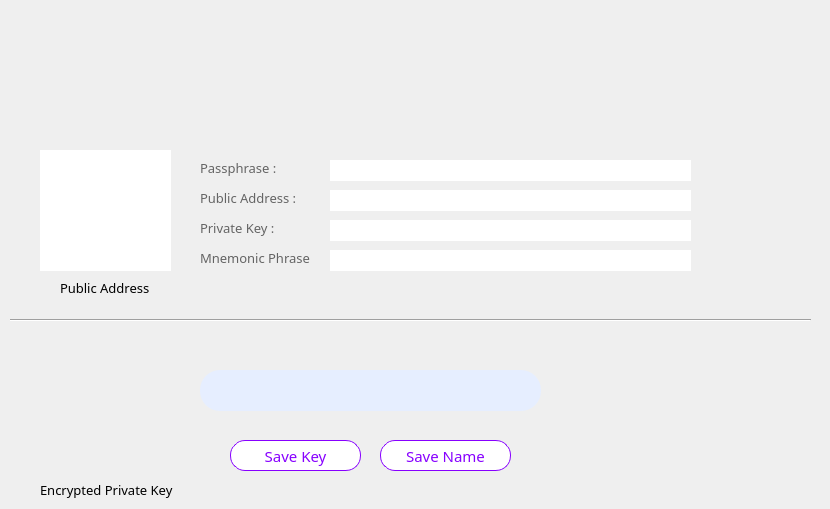
     <widget class="QWidget" name="page_7">
      <widget class="QLabel" name="label_9">
       <property name="geometry">
        <rect>
         <x>0</x>
         <y>20</y>
         <width>821</width>
         <height>101</height>
        </rect>
       </property>
       <property name="text">
        <string/>
       </property>
       <property name="pixmap">
        <pixmap resource="pic.qrc">:/pic/warningSave.png</pixmap>
       </property>
       <property name="scaledContents">
        <bool>true</bool>
       </property>
      </widget>
      <widget class="QPushButton" name="pushButton_39">
       <property name="geometry">
        <rect>
         <x>700</x>
         <y>190</y>
         <width>41</width>
         <height>31</height>
        </rect>
       </property>
       <property name="cursor">
        <cursorShape>PointingHandCursor</cursorShape>
       </property>
       <property name="focusPolicy">
        <enum>Qt::NoFocus</enum>
       </property>
       <property name="autoFillBackground">
        <bool>false</bool>
       </property>
       <property name="styleSheet">
        <string notr="true">border:0px;</string>
       </property>
       <property name="text">
        <string/>
       </property>
       <property name="icon">
        <iconset resource="pic.qrc">
         <normaloff>:/pic/purplecopy.png</normaloff>:/pic/purplecopy.png</iconset>
       </property>
       <property name="iconSize">
        <size>
         <width>77</width>
         <height>77</height>
        </size>
       </property>
       <property name="autoDefault">
        <bool>false</bool>
       </property>
       <property name="flat">
        <bool>true</bool>
       </property>
      </widget>
      <widget class="QPushButton" name="pushButton_40">
       <property name="geometry">
        <rect>
         <x>700</x>
         <y>220</y>
         <width>41</width>
         <height>31</height>
        </rect>
       </property>
       <property name="cursor">
        <cursorShape>PointingHandCursor</cursorShape>
       </property>
       <property name="focusPolicy">
        <enum>Qt::NoFocus</enum>
       </property>
       <property name="autoFillBackground">
        <bool>false</bool>
       </property>
       <property name="styleSheet">
        <string notr="true">border:0px;</string>
       </property>
       <property name="text">
        <string/>
       </property>
       <property name="icon">
        <iconset resource="pic.qrc">
         <normaloff>:/pic/08.png</normaloff>:/pic/08.png</iconset>
       </property>
       <property name="iconSize">
        <size>
         <width>28</width>
         <height>28</height>
        </size>
       </property>
       <property name="flat">
        <bool>true</bool>
       </property>
      </widget>
      <widget class="QPushButton" name="pushButton_41">
       <property name="geometry">
        <rect>
         <x>700</x>
         <y>160</y>
         <width>41</width>
         <height>31</height>
        </rect>
       </property>
       <property name="cursor">
        <cursorShape>PointingHandCursor</cursorShape>
       </property>
       <property name="focusPolicy">
        <enum>Qt::NoFocus</enum>
       </property>
       <property name="autoFillBackground">
        <bool>false</bool>
       </property>
       <property name="styleSheet">
        <string notr="true">border:0px;</string>
       </property>
       <property name="text">
        <string/>
       </property>
       <property name="icon">
        <iconset resource="pic.qrc">
         <normaloff>:/pic/08.png</normaloff>:/pic/08.png</iconset>
       </property>
       <property name="iconSize">
        <size>
         <width>28</width>
         <height>28</height>
        </size>
       </property>
       <property name="flat">
        <bool>true</bool>
       </property>
      </widget>
      <widget class="QPushButton" name="pushButton_42">
       <property name="geometry">
        <rect>
         <x>700</x>
         <y>250</y>
         <width>41</width>
         <height>31</height>
        </rect>
       </property>
       <property name="cursor">
        <cursorShape>PointingHandCursor</cursorShape>
       </property>
       <property name="focusPolicy">
        <enum>Qt::NoFocus</enum>
       </property>
       <property name="autoFillBackground">
        <bool>false</bool>
       </property>
       <property name="styleSheet">
        <string notr="true">border:0px;</string>
       </property>
       <property name="text">
        <string/>
       </property>
       <property name="icon">
        <iconset resource="pic.qrc">
         <normaloff>:/pic/purplecopy.png</normaloff>:/pic/purplecopy.png</iconset>
       </property>
       <property name="iconSize">
        <size>
         <width>77</width>
         <height>77</height>
        </size>
       </property>
       <property name="autoDefault">
        <bool>false</bool>
       </property>
       <property name="flat">
        <bool>true</bool>
       </property>
      </widget>
      <widget class="Line" name="line_50">
       <property name="geometry">
        <rect>
         <x>10</x>
         <y>310</y>
         <width>801</width>
         <height>20</height>
        </rect>
       </property>
       <property name="orientation">
        <enum>Qt::Horizontal</enum>
       </property>
      </widget>
      <widget class="QLabel" name="label_10">
       <property name="geometry">
        <rect>
         <x>40</x>
         <y>150</y>
         <width>131</width>
         <height>121</height>
        </rect>
       </property>
       <property name="styleSheet">
        <string notr="true">background-color: rgb(255, 255, 255);</string>
       </property>
       <property name="text">
        <string/>
       </property>
       <property name="scaledContents">
        <bool>true</bool>
       </property>
      </widget>
      <widget class="QLabel" name="label_59">
       <property name="geometry">
        <rect>
         <x>60</x>
         <y>280</y>
         <width>91</width>
         <height>16</height>
        </rect>
       </property>
       <property name="font">
        <font>
         <family>微软雅黑</family>
         <pointsize>10</pointsize>
        </font>
       </property>
       <property name="text">
        <string>Public Address</string>
       </property>
      </widget>
      <widget class="QLabel" name="label_60">
       <property name="geometry">
        <rect>
         <x>40</x>
         <y>480</y>
         <width>141</width>
         <height>20</height>
        </rect>
       </property>
       <property name="font">
        <font>
         <family>微软雅黑</family>
         <pointsize>10</pointsize>
        </font>
       </property>
       <property name="text">
        <string>Encrypted Private Key</string>
       </property>
      </widget>
      <widget class="QLabel" name="label_25">
       <property name="geometry">
        <rect>
         <x>200</x>
         <y>190</y>
         <width>101</width>
         <height>16</height>
        </rect>
       </property>
       <property name="font">
        <font>
         <family>微软雅黑</family>
         <pointsize>10</pointsize>
        </font>
       </property>
       <property name="styleSheet">
        <string notr="true">color: rgb(100, 100, 100);</string>
       </property>
       <property name="text">
        <string>Public Address :</string>
       </property>
      </widget>
      <widget class="QLabel" name="label_26">
       <property name="geometry">
        <rect>
         <x>200</x>
         <y>160</y>
         <width>101</width>
         <height>16</height>
        </rect>
       </property>
       <property name="font">
        <font>
         <family>微软雅黑</family>
         <pointsize>10</pointsize>
        </font>
       </property>
       <property name="styleSheet">
        <string notr="true">
color: rgb(100, 100, 100);</string>
       </property>
       <property name="text">
        <string>Passphrase :</string>
       </property>
      </widget>
      <widget class="QLabel" name="label_27">
       <property name="geometry">
        <rect>
         <x>200</x>
         <y>220</y>
         <width>111</width>
         <height>16</height>
        </rect>
       </property>
       <property name="font">
        <font>
         <family>微软雅黑</family>
         <pointsize>10</pointsize>
        </font>
       </property>
       <property name="styleSheet">
        <string notr="true">color: rgb(100, 100, 100);</string>
       </property>
       <property name="text">
        <string>Private Key :</string>
       </property>
      </widget>
      <widget class="QLabel" name="label_28">
       <property name="geometry">
        <rect>
         <x>200</x>
         <y>250</y>
         <width>111</width>
         <height>16</height>
        </rect>
       </property>
       <property name="font">
        <font>
         <family>微软雅黑</family>
         <pointsize>10</pointsize>
        </font>
       </property>
       <property name="styleSheet">
        <string notr="true">color: rgb(100, 100, 100);</string>
       </property>
       <property name="text">
        <string>Mnemonic Phrase :</string>
       </property>
      </widget>
      <widget class="QLineEdit" name="lineEdit_21">
       <property name="geometry">
        <rect>
         <x>330</x>
         <y>160</y>
         <width>361</width>
         <height>21</height>
        </rect>
       </property>
       <property name="font">
        <font>
         <family>微软雅黑</family>
         <pointsize>10</pointsize>
        </font>
       </property>
       <property name="focusPolicy">
        <enum>Qt::StrongFocus</enum>
       </property>
       <property name="toolTip">
        <string/>
       </property>
       <property name="statusTip">
        <string/>
       </property>
       <property name="whatsThis">
        <string/>
       </property>
       <property name="accessibleName">
        <string/>
       </property>
       <property name="accessibleDescription">
        <string/>
       </property>
       <property name="styleSheet">
        <string notr="true">
QLineEdit[echoMode=&quot;2&quot;] {
    lineedit-password-character:42;
}
</string>
       </property>
       <property name="frame">
        <bool>false</bool>
       </property>
       <property name="echoMode">
        <enum>QLineEdit::Password</enum>
       </property>
      </widget>
      <widget class="QLineEdit" name="lineEdit_22">
       <property name="geometry">
        <rect>
         <x>330</x>
         <y>190</y>
         <width>361</width>
         <height>21</height>
        </rect>
       </property>
       <property name="font">
        <font>
         <family>微软雅黑</family>
         <pointsize>10</pointsize>
        </font>
       </property>
       <property name="focusPolicy">
        <enum>Qt::StrongFocus</enum>
       </property>
       <property name="styleSheet">
        <string notr="true">QLineEdit[echoMode=&quot;2&quot;] {
    lineedit-password-character: 42;
}</string>
       </property>
       <property name="frame">
        <bool>false</bool>
       </property>
       <property name="echoMode">
        <enum>QLineEdit::Normal</enum>
       </property>
      </widget>
      <widget class="QLineEdit" name="lineEdit_23">
       <property name="geometry">
        <rect>
         <x>330</x>
         <y>220</y>
         <width>361</width>
         <height>21</height>
        </rect>
       </property>
       <property name="font">
        <font>
         <family>微软雅黑</family>
         <pointsize>10</pointsize>
        </font>
       </property>
       <property name="focusPolicy">
        <enum>Qt::StrongFocus</enum>
       </property>
       <property name="toolTip">
        <string/>
       </property>
       <property name="statusTip">
        <string/>
       </property>
       <property name="whatsThis">
        <string/>
       </property>
       <property name="accessibleName">
        <string/>
       </property>
       <property name="accessibleDescription">
        <string/>
       </property>
       <property name="styleSheet">
        <string notr="true">
QLineEdit[echoMode=&quot;2&quot;] {
    lineedit-password-character:42;
}
</string>
       </property>
       <property name="frame">
        <bool>false</bool>
       </property>
       <property name="echoMode">
        <enum>QLineEdit::Password</enum>
       </property>
      </widget>
      <widget class="QLineEdit" name="lineEdit_24">
       <property name="geometry">
        <rect>
         <x>330</x>
         <y>250</y>
         <width>361</width>
         <height>21</height>
        </rect>
       </property>
       <property name="font">
        <font>
         <family>微软雅黑</family>
         <pointsize>10</pointsize>
        </font>
       </property>
       <property name="focusPolicy">
        <enum>Qt::StrongFocus</enum>
       </property>
       <property name="styleSheet">
        <string notr="true">QLineEdit[echoMode=&quot;2&quot;] {
    lineedit-password-character: 42;
}</string>
       </property>
       <property name="frame">
        <bool>false</bool>
       </property>
       <property name="echoMode">
        <enum>QLineEdit::Normal</enum>
       </property>
      </widget>
      <widget class="QPushButton" name="SaveKey">
       <property name="geometry">
        <rect>
         <x>230</x>
         <y>440</y>
         <width>131</width>
         <height>31</height>
        </rect>
       </property>
       <property name="font">
        <font>
         <family>微软雅黑 Light</family>
         <pointsize>11</pointsize>
        </font>
       </property>
       <property name="cursor">
        <cursorShape>PointingHandCursor</cursorShape>
       </property>
       <property name="focusPolicy">
        <enum>Qt::NoFocus</enum>
       </property>
       <property name="styleSheet">
        <string notr="true">border-width: 1px;
border-color: rgb(135, 0, 255);
background-color: rgb(255, 255, 255);
color: rgb(135, 0, 255);
border-radius:15px;
border-style:solid; 
</string>
       </property>
       <property name="text">
        <string>Save Key</string>
       </property>
       <property name="flat">
        <bool>true</bool>
       </property>
      </widget>
      <widget class="QLineEdit" name="lineEdit_25">
       <property name="geometry">
        <rect>
         <x>200</x>
         <y>370</y>
         <width>341</width>
         <height>41</height>
        </rect>
       </property>
       <property name="font">
        <font>
         <family>微软雅黑</family>
         <pointsize>9</pointsize>
        </font>
       </property>
       <property name="focusPolicy">
        <enum>Qt::StrongFocus</enum>
       </property>
       <property name="styleSheet">
        <string notr="true">border:0px;
border-radius:20px;

background-color: rgb(230, 238, 255);</string>
       </property>
       <property name="text">
        <string/>
       </property>
      </widget>
      <widget class="QPushButton" name="SaveName">
       <property name="geometry">
        <rect>
         <x>380</x>
         <y>440</y>
         <width>131</width>
         <height>31</height>
        </rect>
       </property>
       <property name="font">
        <font>
         <family>微软雅黑 Light</family>
         <pointsize>11</pointsize>
        </font>
       </property>
       <property name="cursor">
        <cursorShape>PointingHandCursor</cursorShape>
       </property>
       <property name="focusPolicy">
        <enum>Qt::NoFocus</enum>
       </property>
       <property name="styleSheet">
        <string notr="true">border-width: 1px;
border-color: rgb(135, 0, 255);
background-color: rgb(255, 255, 255);
color: rgb(135, 0, 255);
border-radius:15px;
border-style:solid; 
</string>
       </property>
       <property name="text">
        <string>Save Name</string>
       </property>
       <property name="flat">
        <bool>true</bool>
       </property>
      </widget>
      <widget class="QPushButton" name="pushButton_21">
       <property name="geometry">
        <rect>
         <x>40</x>
         <y>340</y>
         <width>131</width>
         <height>131</height>
        </rect>
       </property>
       <property name="font">
        <font>
         <family>微软雅黑</family>
         <pointsize>16</pointsize>
        </font>
       </property>
       <property name="cursor">
        <cursorShape>PointingHandCursor</cursorShape>
       </property>
       <property name="focusPolicy">
        <enum>Qt::NoFocus</enum>
       </property>
       <property name="autoFillBackground">
        <bool>false</bool>
       </property>
       <property name="styleSheet">
        <string notr="true">border:0px;</string>
       </property>
       <property name="text">
        <string/>
       </property>
       <property name="icon">
        <iconset resource="pic.qrc">
         <normaloff>:/pic/disvispri.png</normaloff>:/pic/disvispri.png</iconset>
       </property>
       <property name="iconSize">
        <size>
         <width>131</width>
         <height>131</height>
        </size>
       </property>
       <property name="flat">
        <bool>true</bool>
       </property>
      </widget>
     </widget>
